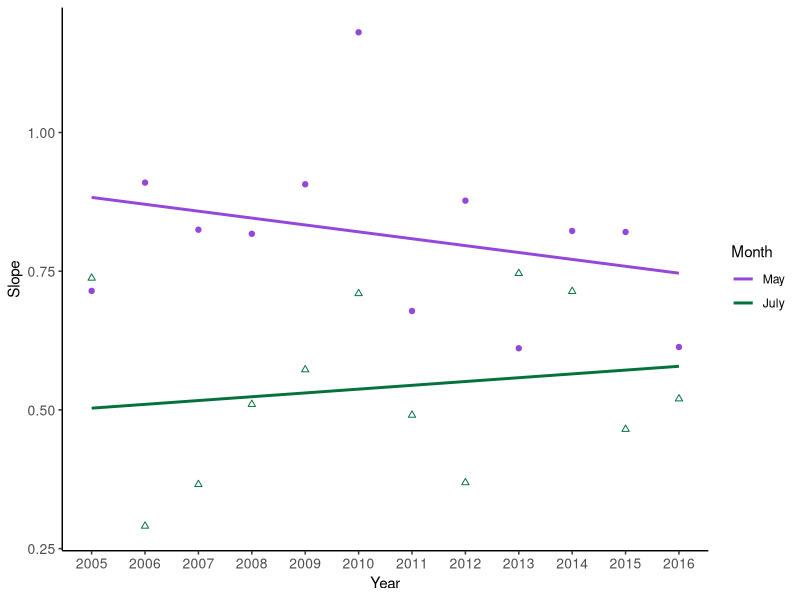
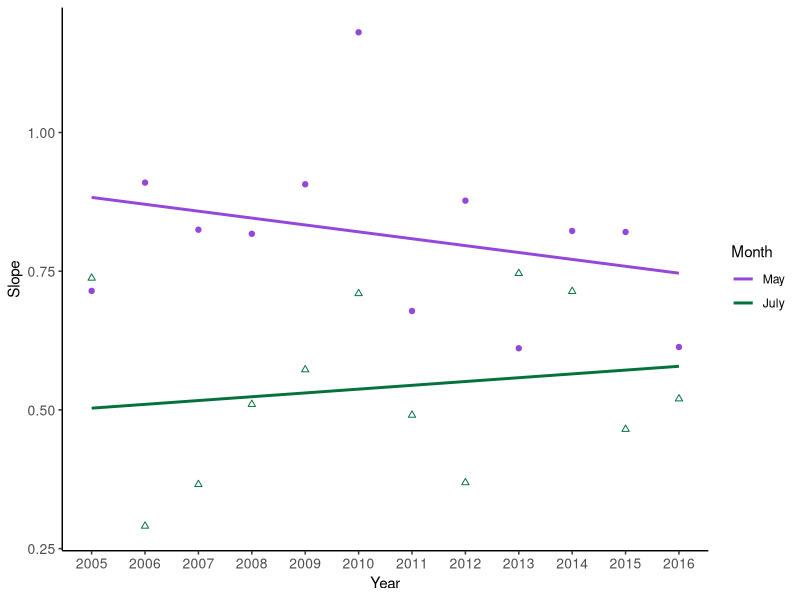

Write the R code that produced these figures, in order. (Note: this script raises an error after producing the figures.)
# Loading packages
library(ggplot2)

# Figure 2
slopes <- read.csv("data/processed_data/common_spp_slope_df.csv", header=T)
years_axis <- c(2005:2016)

ggplot(slopes[slopes$month==5,],aes(year,slope))+
	geom_point(size=1.5, color = "#9348D9")+
	geom_smooth(method="lm",size=1, aes(color = "May"),se=FALSE)+
	geom_point(data=slopes[slopes$month==7,],size=1.5, color = "#03723B",shape=24)+
	geom_smooth(data=slopes[slopes$month==7,],method="lm",size=1, aes(color = "July"),se=FALSE)+
	labs(y = "Slope", x="Year")+
	scale_color_manual(name="Month",breaks=c("May", "July"),values=c('May'='#9348D9', 'July'='#03723B'))+
	theme_classic()+
	scale_x_continuous(labels=as.character(years_axis),breaks=years_axis)+
	theme(plot.title=element_text(hjust=0.5, size=12), axis.title = element_text(size=11), 
				axis.text=element_text(size=10), plot.background = element_blank(), panel.grid.major = element_blank(),
				panel.grid.minor = element_blank())

ggsave(filename = "output/figures/common_spp_slopes.jpeg",width = 1920, height = 1080, units = "px",
			 dpi=320,bg = "white")



# Figure 3
# Ponds vector
ponds <- unique(birds$pond)

# Water transparency annual mean for each pond per month 
ponds_wt <- data.frame(pond=1,month=2,mean=2)
month1 <- c(5,7)

for(p in ponds){
	p1 <- subset(water_df,pond==p)
	for(m in month1){
		month <- m
		p2 <- subset(p1, month==m)
		mean <- mean(p2$transp)
		vec <- list(p,month,mean)
		ponds_wt[nrow(ponds_wt)+1,] <- vec
	}
}
ponds_wt <- ponds_wt[-1,]

# Figure code
# pond_data <- water_df[,-c(2:4)]
# ponds_cv <- merge(ponds_cv,pond_data,by.x ="pond")
# ponds_cv <- ponds_cv[!duplicated(ponds_cv), ]
ponds_wt$month <- as.factor(ponds_wt$month)
monthlabs <- c("May", "July")
ggplot(ponds_wt, aes(x = month, y = mean, fill = month)) + 
	stat_boxplot(geom ='errorbar',width=0.5)+geom_boxplot()+
	theme_classic()+ scale_fill_manual(values=c("#9348D9","#03723B"))+
	theme_classic()+labs(y = "Fishpond Trasparency (cm)", x="Month")+ scale_x_discrete(labels= monthlabs)+
	theme(legend.position="none",plot.title=element_text(hjust=0.5, size=14), 
				axis.title = element_text(size=13), axis.text=element_text(size=12), plot.background = element_blank(), panel.grid.major = element_blank(),
				panel.grid.minor = element_blank())

ggsave(filename = "output/figures/water_month.jpeg", width = 1920, height = 1080, units = "px",
			 dpi=320,bg = "white")




## Figure 5
#### Species moving around the interspecific DAR in different years/months ####
## 2005 ad 2016 chosen as the first and last years of the dataset
# May
pdata <- merge(DO_5_2005[,-4],DO_5_2016[,-4],by=c("spp","year","den","occ"), all=T)
pdata$den <- log(pdata$den+1)
pdata$occ <- log(pdata$occ+1)
pdata$year <- as.factor(pdata$year)

ggplot(pdata,aes(x=occ,y=den))+
	geom_point(aes(color=year),size=2)+
	geom_path(aes(group=spp), arrow=arrow(length=unit(0.2,"cm")),colour="gray58", size=0.5) +
	geom_smooth(data=pdata[pdata$year==2005,],method="lm",color="steelblue3",size=0.8,se=FALSE)+
	geom_smooth(data=pdata[pdata$year==2016,],method="lm",color="brown3",size=0.8,se=FALSE)+
	labs(y ="Density", x="Occupancy")+theme_classic()+
	scale_colour_manual(name="Year", values=c("steelblue3","brown3"))+
	scale_x_continuous(limits=c(0.5,5),breaks=seq(0.5,5,0.5))+
	scale_y_continuous(limits=c(0,1.5),breaks=seq(0,1.5,0.3))+geom_text(x=0.6,y=1.4, label="A)", size=5)

ggsave(filename = "output/figures/may_comp.jpeg",width = 1920, height = 1080, units = "px",
			 dpi=320,bg = "white")

## July
pdata <- merge(DO_7_2005[,-4],DO_7_2016[,-4],by=c("spp","year","den","occ"), all=T)
pdata$den <- log(pdata$den+1)
pdata$occ <- log(pdata$occ+1)
pdata$year <- as.factor(pdata$year)

ggplot(pdata,aes(x=occ,y=den))+
	geom_point(aes(color=year),size=2)+
	geom_path(aes(group=spp), arrow=arrow(length=unit(0.2,"cm")),colour="gray58", size=0.5) +
	geom_smooth(data=pdata[pdata$year==2005,],method="lm",color="steelblue3",size=0.8,se=FALSE)+
	geom_smooth(data=pdata[pdata$year==2016,],method="lm",color="brown3",size=0.8,se=FALSE)+
	labs(y ="Density", x="Occupancy")+theme_classic()+
	scale_colour_manual(name="Year", values=c("steelblue3","brown3"))+
	scale_x_continuous(limits=c(0.5,5),breaks=seq(0.5,5,0.5))+
	scale_y_continuous(limits=c(0,1.5),breaks=seq(0,1.5,0.3))+geom_text(x=0.6,y=1.4, label="B)", size=5)


ggsave(filename = "output/figures/july_comp.jpeg",width = 1920, height = 1080, units = "px",
			 dpi=320,bg = "white")
